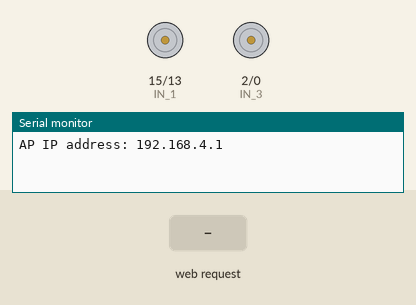
Bench run of a sketch on a simulated ESP8266 (NodeMCU). On the bench: motor-driver pin pairs drawn as motors (green arrow = first pin HIGH = forward, orange = second pin HIGH = backward, longer = more drive, scaled by the enable pin), the last lines printed to the serial monitor. The inputs (shaded band) are chosen by the test bench.

Above: at 1.2 s.
1.3 s: HTTP request GET /?State=F received
At 2.5 s:
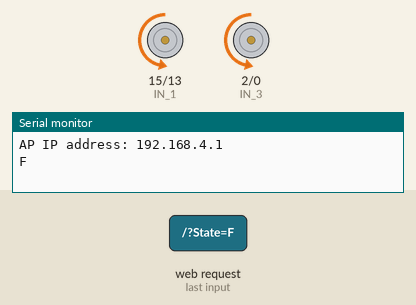
2.8 s: HTTP request GET /?State=B received
At 3.7 s:
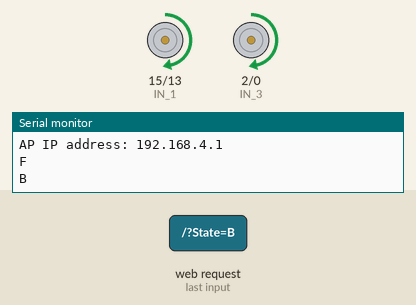
4.3 s: HTTP request GET /?State=L received
At 4.9 s:
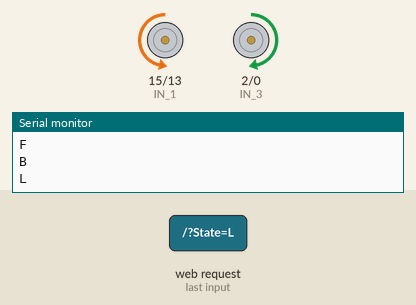
5.8 s: HTTP request GET /?State=R received
At 7.2 s:
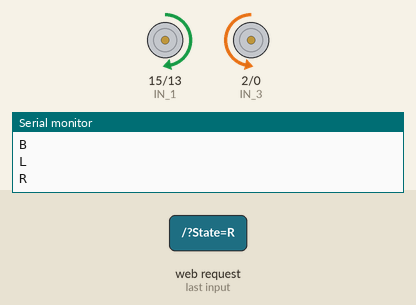
Timing chart, 0 to 8.3 s (numbered marks = the images above; inputs shaded):
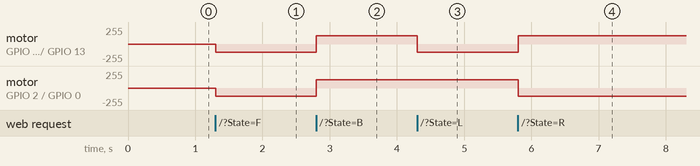

Measured:
- after the input at 1.3 s, motor on GPIO 15 (IN_1) / GPIO 13 (IN_2), motor on GPIO 2 (IN_3) / GPIO 0 (IN_4): stopped → backward 125/255 at once
- after the input at 2.8 s, motor on GPIO 15 (IN_1) / GPIO 13 (IN_2), motor on GPIO 2 (IN_3) / GPIO 0 (IN_4): backward 125/255 → forward 125/255 at once
- after the input at 4.3 s, motor on GPIO 15 (IN_1) / GPIO 13 (IN_2): forward 125/255 → backward 125/255 at once
- after the input at 5.8 s, motor on GPIO 15 (IN_1) / GPIO 13 (IN_2): backward 125/255 → forward 125/255 at once; motor on GPIO 2 (IN_3) / GPIO 0 (IN_4): forward 125/255 → backward 125/255 at once

The sketch:

node_car.ino
```cpp
/**
 * Author:    Dipesh Banerjee
 * Created:   13.02.2023
 * Used in Aarohan 2023
 **/

#define ENA   14          // Enable/speed motors Right        GPIO14(D5)
#define ENB   12          // Enable/speed motors Left         GPIO12(D6)
#define IN_1  15          // L298N in1 motors Right           GPIO15(D8)
#define IN_2  13          // L298N in2 motors Right           GPIO13(D7)
#define IN_3  2           // L298N in3 motors Left            GPIO2(D4)
#define IN_4  0           // L298N in4 motors Left            GPIO0(D3)

#include <ESP8266WiFi.h>
#include <WiFiClient.h>
#include <ESP8266WebServer.h>

String command;             //String to store app command state.
int speedCar = 125;         // 400 - 1023.
int speed_Coeff = 3;

const char* ssid = "Vormir";
ESP8266WebServer server(80);

void setup() {

 pinMode(ENA, OUTPUT);
 pinMode(ENB, OUTPUT);
 pinMode(IN_1, OUTPUT);
 pinMode(IN_2, OUTPUT);
 pinMode(IN_3, OUTPUT);
 pinMode(IN_4, OUTPUT);

  Serial.begin(115200);

// Connecting WiFi

  WiFi.mode(WIFI_AP);
  WiFi.softAP(ssid);

  IPAddress myIP = WiFi.softAPIP();
  Serial.print("AP IP address: ");
  Serial.println(myIP);

 // Starting WEB-server
     server.on ( "/", HTTP_handleRoot );
     server.onNotFound ( HTTP_handleRoot );
     server.begin();
}

void goAhead(){

      digitalWrite(IN_1, LOW);
      digitalWrite(IN_2, HIGH);
      analogWrite(ENA, speedCar);

      digitalWrite(IN_3, LOW);
      digitalWrite(IN_4, HIGH);
      analogWrite(ENB, speedCar);
  }

void goBack(){

      digitalWrite(IN_1, HIGH);
      digitalWrite(IN_2, LOW);
      analogWrite(ENA, speedCar);

      digitalWrite(IN_3, HIGH);
      digitalWrite(IN_4, LOW);
      analogWrite(ENB, speedCar);
  }

void goRight(){

      digitalWrite(IN_1, HIGH);
      digitalWrite(IN_2, LOW);
      analogWrite(ENA, speedCar);

      digitalWrite(IN_3, LOW);
      digitalWrite(IN_4, HIGH);
      analogWrite(ENB, speedCar);
  }

void goLeft(){

      digitalWrite(IN_1, LOW);
      digitalWrite(IN_2, HIGH);
      analogWrite(ENA, speedCar);

      digitalWrite(IN_3, HIGH);
      digitalWrite(IN_4, LOW);
      analogWrite(ENB, speedCar);
  }

void goAheadRight(){

      digitalWrite(IN_1, LOW);
      digitalWrite(IN_2, HIGH);
      analogWrite(ENA, speedCar/speed_Coeff);

      digitalWrite(IN_3, LOW);
      digitalWrite(IN_4, HIGH);
      analogWrite(ENB, speedCar);
   }

void goAheadLeft(){

      digitalWrite(IN_1, LOW);
      digitalWrite(IN_2, HIGH);
      analogWrite(ENA, speedCar);

      digitalWrite(IN_3, LOW);
      digitalWrite(IN_4, HIGH);
      analogWrite(ENB, speedCar/speed_Coeff);
  }

void goBackRight(){

      digitalWrite(IN_1, HIGH);
      digitalWrite(IN_2, LOW);
      analogWrite(ENA, speedCar/speed_Coeff);

      digitalWrite(IN_3, HIGH);
      digitalWrite(IN_4, LOW);
      analogWrite(ENB, speedCar);
  }

void goBackLeft(){

      digitalWrite(IN_1, HIGH);
      digitalWrite(IN_2, LOW);
      analogWrite(ENA, speedCar);

      digitalWrite(IN_3, HIGH);
      digitalWrite(IN_4, LOW);
      analogWrite(ENB, speedCar/speed_Coeff);
  }

void stopRobot(){

      digitalWrite(IN_1, LOW);
      digitalWrite(IN_2, LOW);
      analogWrite(ENA, speedCar);

      digitalWrite(IN_3, LOW);
      digitalWrite(IN_4, LOW);
      analogWrite(ENB, speedCar);
 }

void loop() {
    server.handleClient();

      command = server.arg("State");
      if (command == "F") goAhead();
      else if (command == "B") goBack();
      else if (command == "L") goLeft();
      else if (command == "R") goRight();
      else if (command == "I") goAheadRight();
      else if (command == "G") goAheadLeft();
      else if (command == "J") goBackRight();
      else if (command == "H") goBackLeft();
      else if (command == "S") stopRobot();
}

void HTTP_handleRoot(void) {

if( server.hasArg("State") ){
       Serial.println(server.arg("State"));
  }
  server.send ( 200, "text/html", "" );
  delay(1);
}
```
